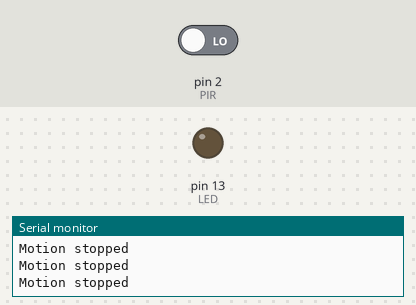
Recording of a sketch running on a simulated Arduino Uno, built with avr-gcc and run on an emulated ATmega328P. Shown: output pins drawn as LEDs (lit = HIGH), the last lines printed to the serial monitor. The test bench sets the inputs (shaded band); at power-on: pin 2 (PIR) LOW.

Above: at 1.2 s.
1.3 s: pin 2 (PIR) driven HIGH
At 1.8 s:
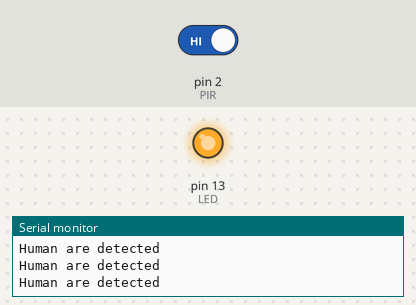
2.8 s: pin 2 (PIR) driven LOW
At 4.3 s:
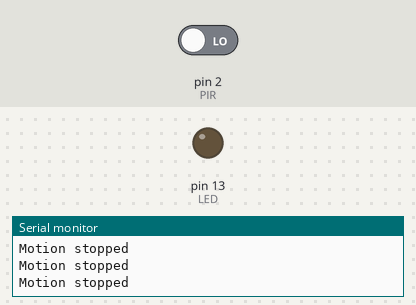
Timing chart, 0 to 5.8 s (numbered marks = the images above; inputs shaded):
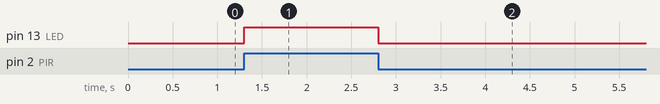

Measured:
- after the input at 1.3 s, pin 13 (LED): LOW → HIGH at once
- after the input at 2.8 s, pin 13 (LED): HIGH → LOW at once

The sketch:

PIR_sensor.ino
```cpp
int LED = 13;
int PIR = 2;

void setup() {
  pinMode(LED, OUTPUT);
  pinMode(PIR, INPUT);
  Serial.begin(9600);
}

void loop(){
  if (digitalRead(PIR) == HIGH) {
    digitalWrite(LED, HIGH);
    Serial.println("Human are detected");
    delay(100);
  }
  else {
    digitalWrite(LED, LOW);
    Serial.println("Motion stopped");
    delay(100);
  }
}
```
